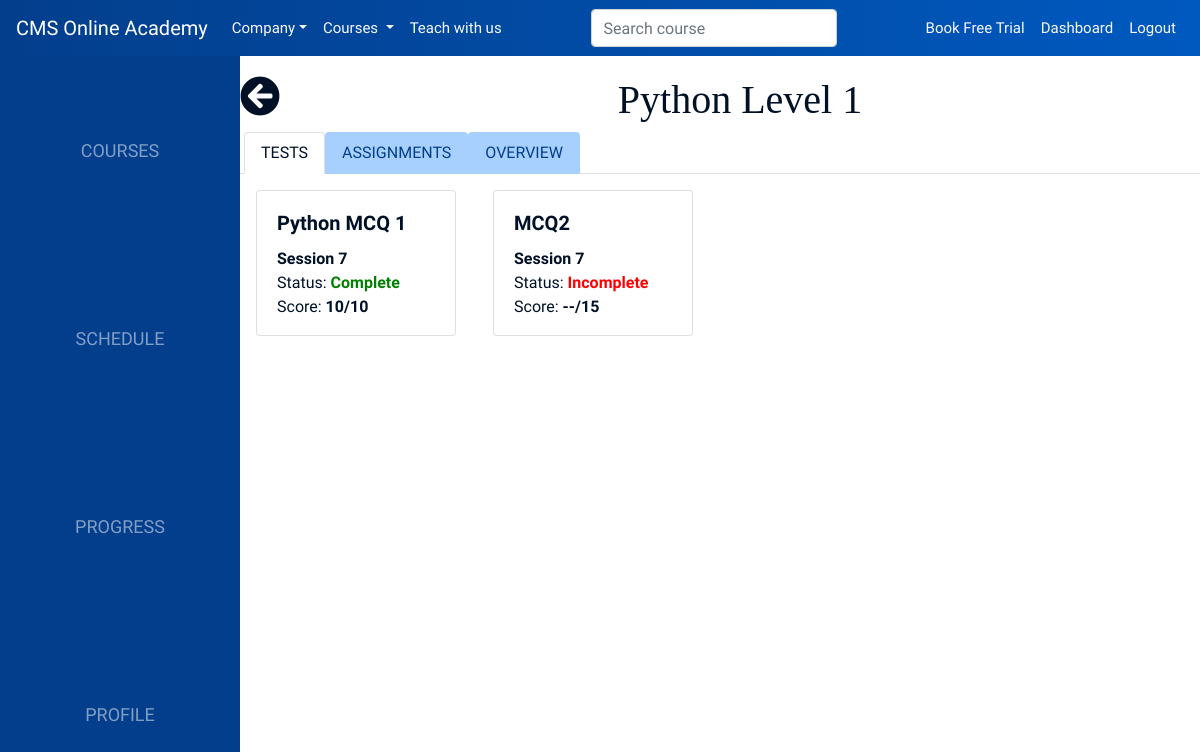
Page /student/course/1 (signed in) on the earlier database version.
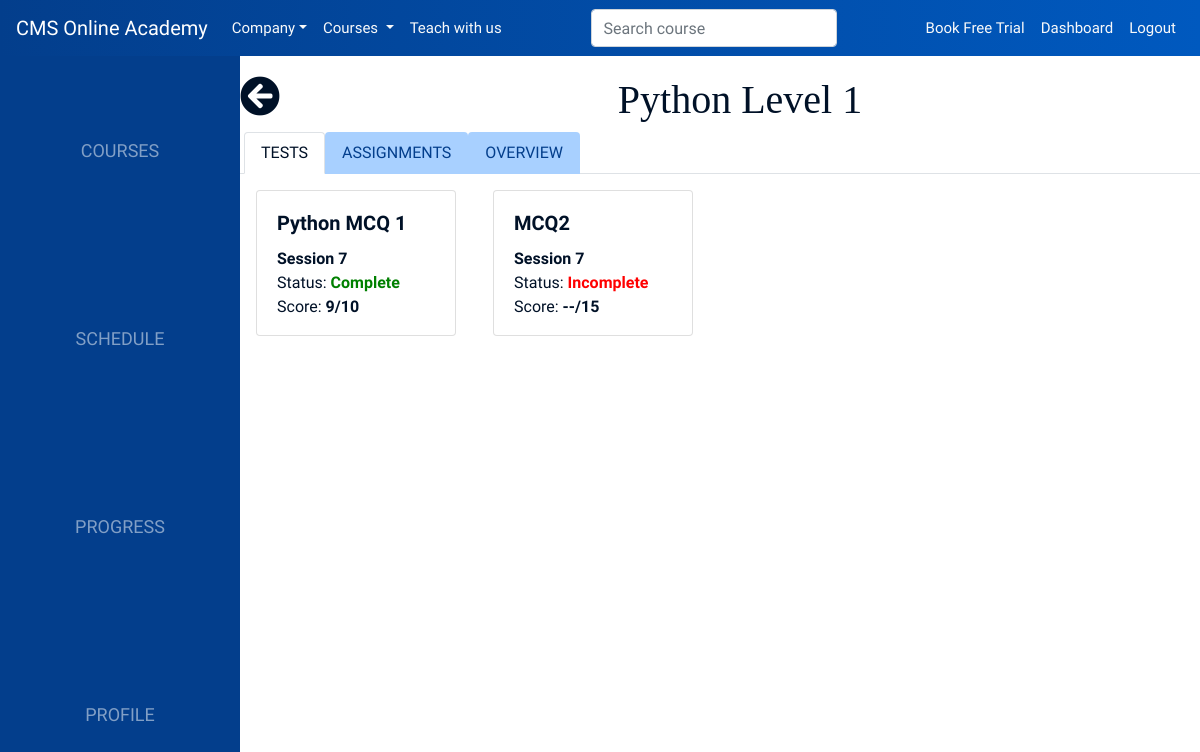
Same page on the later database version.
### api/models.py (models this page shows, shortened)
class Exam(models.Model):
    name = models.CharField(max_length=128)
    course = models.ForeignKey(Course, on_delete=models.CASCADE)
    total_points = models.PositiveSmallIntegerField()

class AcademyUser(models.Model):
    class Meta:
        abstract = True
    django_user = models.OneToOneField(User, on_delete=models.CASCADE, primary_key=True)
    @classmethod
    def get_for(cls, user: User):
        if isinstance(user, AnonymousUser):
            return None
        try:
            return Student.objects.get(django_user=user)
        except Student.DoesNotExist:
            try:
                return Instructor.objects.get(django_user=user)
            except Instructor.DoesNotExist:
                pass

class Student(AcademyUser):
    class Country(models.TextChoices):
        US = 'US', 'United States'
        IN = 'IN', 'India'
    student_first_name = models.CharField(max_length=25)
    student_last_name = models.CharField(max_length=25)
    parent_first_name = models.CharField(max_length=25)
    parent_last_name = models.CharField(max_length=25)
    grade = models.CharField(max_length=1, choices=Grade.choices)
    country = models.CharField(max_length=2, choices=Country.choices)
    phone_number = models.CharField(max_length=50)

class ExamGrade(models.Model):
    student = models.ForeignKey(Student, on_delete=models.CASCADE)
    exam = models.ForeignKey(Exam, on_delete=models.CASCADE)
    grade = models.PositiveSmallIntegerField()

### api/views.py (the view)
# urls.py: path('student/course/<int:course_id>', student_course, name='student-course'),
def student_course(request, course_id):
    me = AcademyUser.get_for(request.user)
    enrollment = Enrollment.objects.get(student=me, course_id=course_id)
    return standard_view('student/course.html', {
        'enrollment': enrollment
    })(request)

### api/templatetags/api_extras.py (called while the page is built)
@register.filter()
def grade(assignment: Exam, me: Student):
    try:
        return f'{assignment.examgrade_set.get(student=me).grade}/{assignment.total_points}'
    except ExamGrade.DoesNotExist:
        return f'--/{assignment.total_points}'

@register.simple_tag()
def status(assignment: Union[Project, Exam], me: Student):
    if isinstance(assignment, Project):
        data = assignment.projectsubmission_set
    else:
        data = assignment.examgrade_set
    try:
        data.get(student=me)
        return 'complete'
    except ProjectSubmission.DoesNotExist:
        return 'incomplete'
    except ExamGrade.DoesNotExist:
        return 'incomplete'

### api/views.py (called while the page is built)
def standard_view(template_name, ctx=None):
    if ctx is None:
        ctx = {}
    def view(request, **kwargs):
        template = loader.get_template(template_name)
        context = {
            'me': AcademyUser.get_for(request.user),
            'all_categories': Course.Category.choices,
            **kwargs,
            **ctx,
        }
        return HttpResponse(template.render(context, request))
    return view

### templates/student/course.html (shortened to what this page needs)
{% extends 'student/student-base.html' %}
{% load static %}
{% load api_extras %}
{% block student-body %}
    <div>
        <h1 class="text-center">
            <a href="{% url 'student-courses' %}">
                <i class="fas fa-arrow-circle-left" style="float: left;"></i>
            </a>
            {{ enrollment.course.name }}
        </h1>
    </div>
    <nav>
        <div class="courses-tabs nav nav-tabs" id="nav-tab" role="tablist">
            <a class="nav-item nav-link active ml-1" id="nav-tests-tab" data-toggle="tab" href="#nav-tests"
               role="tab" aria-controls="nav-tests" aria-selected="true">Tests</a>
            <a class="nav-item nav-link" id="nav-projects-tab" data-toggle="tab" href="#nav-projects"
               role="tab" aria-controls="nav-projects" aria-selected="false">Assignments</a>
            <a class="nav-item nav-link" id="nav-overview-tab" data-toggle="tab" href="#nav-overview"
               role="tab" aria-controls="nav-overview" aria-selected="false">Overview</a>
        </div>
    </nav>
    <div class="tab-content">
        <div class="assignments tab-pane active" id="nav-tests" role="tabpanel"
             aria-labelledby="nav-tests-tab">
            <div class="card-columns mx-auto px-3">
                {% for exam in enrollment.course.exam_set.all %}
                    <div class="card my-3  my-3 mx-auto">
                        <div class="card-body pb-0">
                            <h5 class="card-title text-large">{{ exam.name }}</h5>
                            <ul class="list-unstyled text-small">
                                <li><strong>Session 7</strong></li>
                                {% status exam me as status %}
                                <li>Status: <strong
                                        style="color:{% if status == 'complete' %}green{% else %}red{% endif %}">{{ status | title }}</strong>
                                </li>
                                <li>Score: <strong>{{ exam | grade:me }}</strong></li>
                            </ul>
                        </div>
                    </div>
                {% endfor %}
            </div>
        </div>
    </div>
{% endblock %}

Differences in the rows shown:
changed through a linked row, Exam "Python MCQ 1": id+total_points "10/10" → "9/10"
